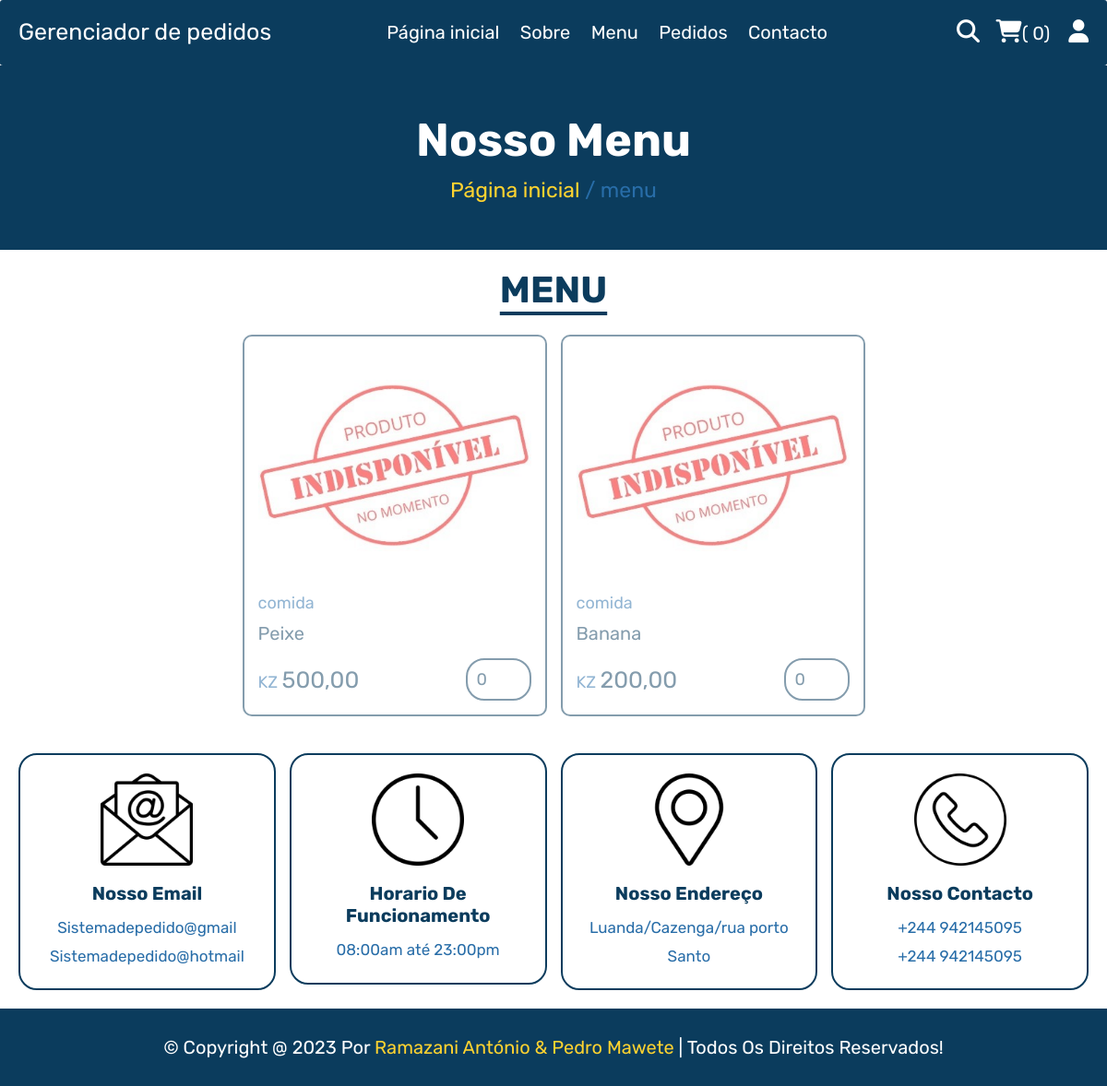
Page /menu.php on the earlier database version.
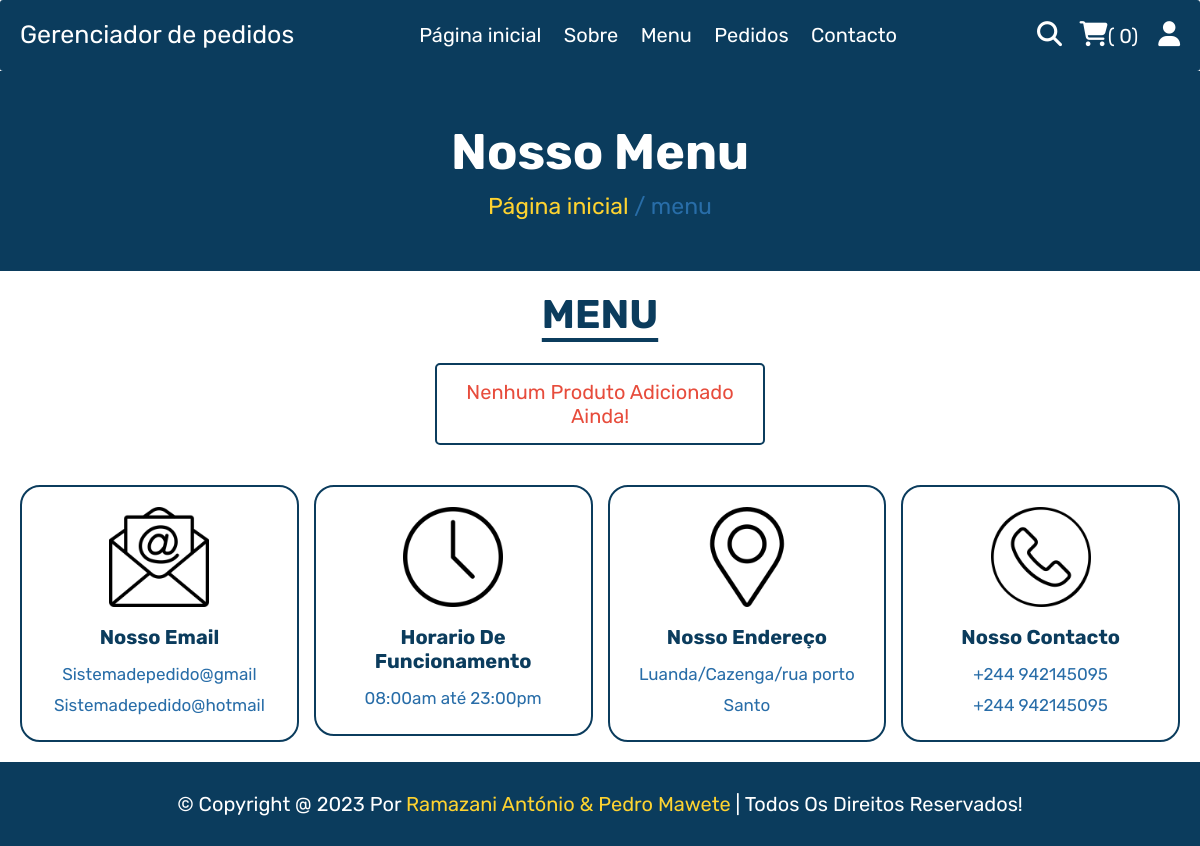
Same page on the later database version.
### tables this page shows
CREATE TABLE `produtos` (
  `id` varchar(255) NOT NULL,
  `nome` varchar(100) NOT NULL,
  `categoria` varchar(100) NOT NULL,
  `preço` int(10) NOT NULL,
  `imagem` varchar(100) NOT NULL,
  `disponivel` int(11) NOT NULL,
  PRIMARY KEY (`id`)
);

### menu.php (the view, shortened to what this page needs)
<?php
include __DIR__ . './components/connect.php';
?>
<!DOCTYPE html>
<html lang="en">
<head>
   <link rel="stylesheet" href="https://cdnjs.cloudflare.com/ajax/libs/font-awesome/6.1.1/css/all.min.css">
   <link rel="stylesheet" href="./css/animate.min.css">
   <link rel="stylesheet" href="css/style.css">
</head>
<body>
<?php include 'components/usuario_cabeçalho.php'; ?>
<div class="heading">
   <h3>nosso menu</h3>
   <p><a href="home.php">Página inicial</a> <span> / menu</span></p>
</div>
<section class="products">
   <h1 class="titulo">Menu</h1>
   <div class="box-container">
      <?php
         $select_products = $conn->prepare("SELECT * FROM `produtos`");
         $select_products->execute();
         if($select_products->rowCount() > 0):
            $fetch_products_all = $select_products->fetchAll(PDO::FETCH_ASSOC);
            foreach($fetch_products_all as $fetch_products):
               $disponivel = $fetch_products['disponivel'] > 0 ? true : false;
      ?>
      <form action="" method="post" class="box <?= $disponivel ? '' : 'disabled' ?>" >
         <img src="imagem_editada/<?= $disponivel ? $fetch_products['imagem'] : 'indisponivel_2.jpg'; ?>" alt="">
         <a href="categoria.php?category=<?= $fetch_products['categoria']; ?>" class="cat"><?= $fetch_products['categoria']; ?></a>
         <div class="name"><?= $fetch_products['nome']; ?></div>
         <div class="flex">
            <div class="price"><span>KZ </span><?= number_format($fetch_products['preço'], 2, ",", ".") ?></div>
            <input required type="number" name="qty" class="qty" min="<?= $disponivel ? "1" : "0" ?>" max="<?= $fetch_products['disponivel']; ?>" value="<?= $disponivel ? "1" : "0" ?>" maxlength="2">
         </div>
      </form>
      <?php
            endforeach;
         else:
            echo '<p class="empty">nenhum produto adicionado ainda!</p>';
         endif;
      ?>
   </div>
</section>
<?php include 'components/footer.php'; ?>
</body>
</html>

### components/usuario_cabeçalho.php (shortened to what this page needs)
<header class="header">
   <section class="flex">
      <a href="home.php" class="logo">Gerenciador de pedidos</a>
      <nav class="navbar">
         <a href="home.php">Página inicial</a>
         <a href="sobre.php">Sobre</a>
         <a href="menu.php">Menu</a>
         <a href="pedidos.php">Pedidos</a>
         <a href="contacto.php">Contacto</a>
      </nav>
      <div class="icons">
         <?php
         $count_cart_items = $conn->prepare("SELECT * FROM `compras` WHERE user_id = ?");
         $count_cart_items->execute([$user_id]);
         $total_cart_items = $count_cart_items->rowCount();
         ?>
         <a href="busca.php"><i class="fas fa-search"></i></a>
         <a href="carrinho.php"><i class="fas fa-shopping-cart"></i><span>(
               <?= $total_cart_items; ?>)
            </span></a>
         <div id="user-btn" class="fas fa-user"></div>
      </div>
   </section>
</header>

### components/footer.php (shortened to what this page needs)
<footer class="footer">
   <section class="grid">
      <div class="box">
         <img src="images/email-icon.png" alt="">
         <h3>Nosso email</h3>
         <a href="mailto:Sistemadepedido@gmail.com">Sistemadepedido@gmail</a>
         <a href="mailto:Sistemadepedido@hotmail.com">Sistemadepedido@hotmail</a>
      </div>
      <div class="box">
         <img src="images/clock-icon.png" alt="">
         <h3>Horario de funcionamento</h3>
         <p>08:00am até 23:00pm</p>
      </div>
      <div class="box">
         <img src="images/map-icon.png" alt="">
         <h3>Nosso endereço</h3>
         <a href="#">Luanda/Cazenga/rua porto Santo</a>
      </div>
      <div class="box">
         <img src="images/phone-icon.png" alt="">
         <h3>Nosso contacto</h3>
         <a href="tel:942145095">+244 942145095</a>
         <a href="tel:942145095">+244 942145095</a>
      </div>
   </section>
   <div class="credit">&copy; copyright @ <?= date('Y'); ?> por <span>Ramazani António & Pedro Mawete</span> | Todos os direitos reservados!</div>
</footer>

### css/style.css (style rules this page uses)
:root { --yellow:#fed330; --red:#e74c3c; --white:#fff; --black:#0B3C5D; --light-color:#286DA8; --border:.2rem solid var(--black); }
* { font-family: 'Rubik', sans-serif; margin:0; padding:0; box-sizing: border-box; outline: none; border: none; text-decoration: none; }
html { font-size: 62.5%; overflow-x: hidden; scroll-behavior: smooth; stop-opacity: 7rem; }
section { margin:0 auto; max-width: 1200px; padding:2rem; }
.titulo { text-align: center; margin-bottom: 2.5rem; font-size: 4rem; color:var(--black); text-transform: uppercase; text-decoration: underline; text-underline-offset: 1rem; }
.heading { display: flex; align-items: center; justify-content: center; gap:1rem; flex-flow: column; background-color: var(--black); min-height: 20rem; }
.heading h3 { font-size: 5rem; color:var(--white); text-transform: capitalize; }
.heading p { font-size: 2.3rem; color:var(--light-color); }
.heading p a { color:var(--yellow); }
.empty { border:var(--border); border-radius: 5px; padding:1.5rem; text-align: center; width: 100%; font-size: 2rem; text-transform: capitalize; color:var(--red); }
.header { position: sticky; top:0; left:0; right:0; z-index: 1000; background-color: var(--black); border-bottom: var(--border); border-radius: 3px; }
.header .flex { display: flex; align-items: center; justify-content: space-between; position: relative; }
.header .flex .logo { font-size: 2.5rem; color:var(--white); }
.header .flex .navbar a { font-size: 2rem; color:var(--white); margin:0 1rem; }
.header .flex .icons > * { margin-left: 1.5rem; font-size: 2.5rem; color:var(--white); cursor: pointer; }
.header .flex .icons span { font-size: 2rem; }
.products .box-container { display: grid; grid-template-columns: repeat(auto-fit, 33rem); justify-content: center; align-items: flex-start; gap:1.5rem; }
.footer .grid { display: grid; grid-template-columns: repeat(auto-fit, minmax(27rem, 1fr)); gap:1.5rem; align-items: flex-start; }
.footer .grid .box { border:var(--border); border-radius: 20px; padding:2rem; text-align: center; }
.footer .grid .box img { height: 10rem; width: 100%; object-fit: contain; margin-bottom: .5rem; }
.footer .grid .box h3 { margin:1rem 0; font-size: 2rem; color:var(--black); text-transform: capitalize; }
.footer .grid .box p, .footer .grid .box a { display: block; font-size: 1.7rem; color:var(--light-color); line-height: 1.8; }
.credit { padding:3rem 2rem; text-align: center; background-color: var(--black); color:var(--white); font-size: 2rem; text-transform: capitalize; }
.credit span { color:var(--yellow); }
.disabled { opacity: .5; user-select: none; pointer-events: none; }
.products .box-container .box { border:var(--border); border-radius: 10px; padding:1.5rem; position: relative; overflow: hidden; }
.products .box-container .box img { height: 25rem; width: 100%; object-fit: contain; margin-bottom: 1rem; }
.products .box-container .box .cat { font-size: 1.8rem; color:var(--light-color); }
.products .box-container .box .name { font-size: 2rem; color:var(--black); margin:1rem 0; }
.products .box-container .box .flex { display: flex; align-items: center; gap:1rem; margin-top: 1.5rem; }
.products .box-container .box .flex .price { margin-right: auto; font-size: 2.5rem; color:var(--black); }
.products .box-container .box .flex .price span { color:var(--light-color); font-size: 1.8rem; }
.products .box-container .box .flex .qty { padding:1rem; border:var(--border); border-radius: 20px; font-size: 1.8rem; color:var(--black); }

Differences in the rows shown:
removed produtos: categoria "comida", nome "Peixe", preço "500,00", qty "0"
removed produtos: categoria "comida", nome "Banana", preço "200,00", qty "0"
Other differences:
text now shown: "Nenhum Produto Adicionado Ainda!"
